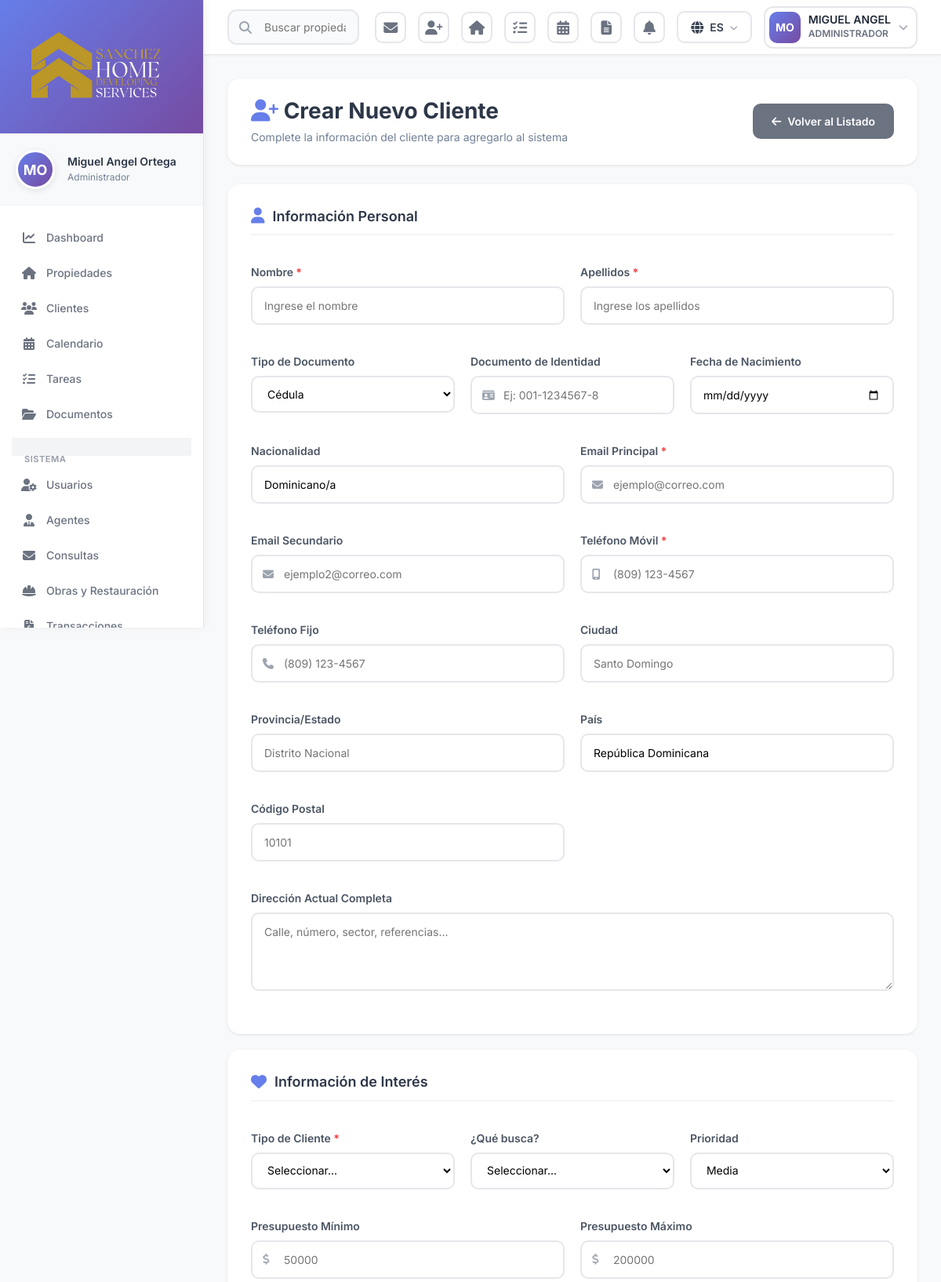
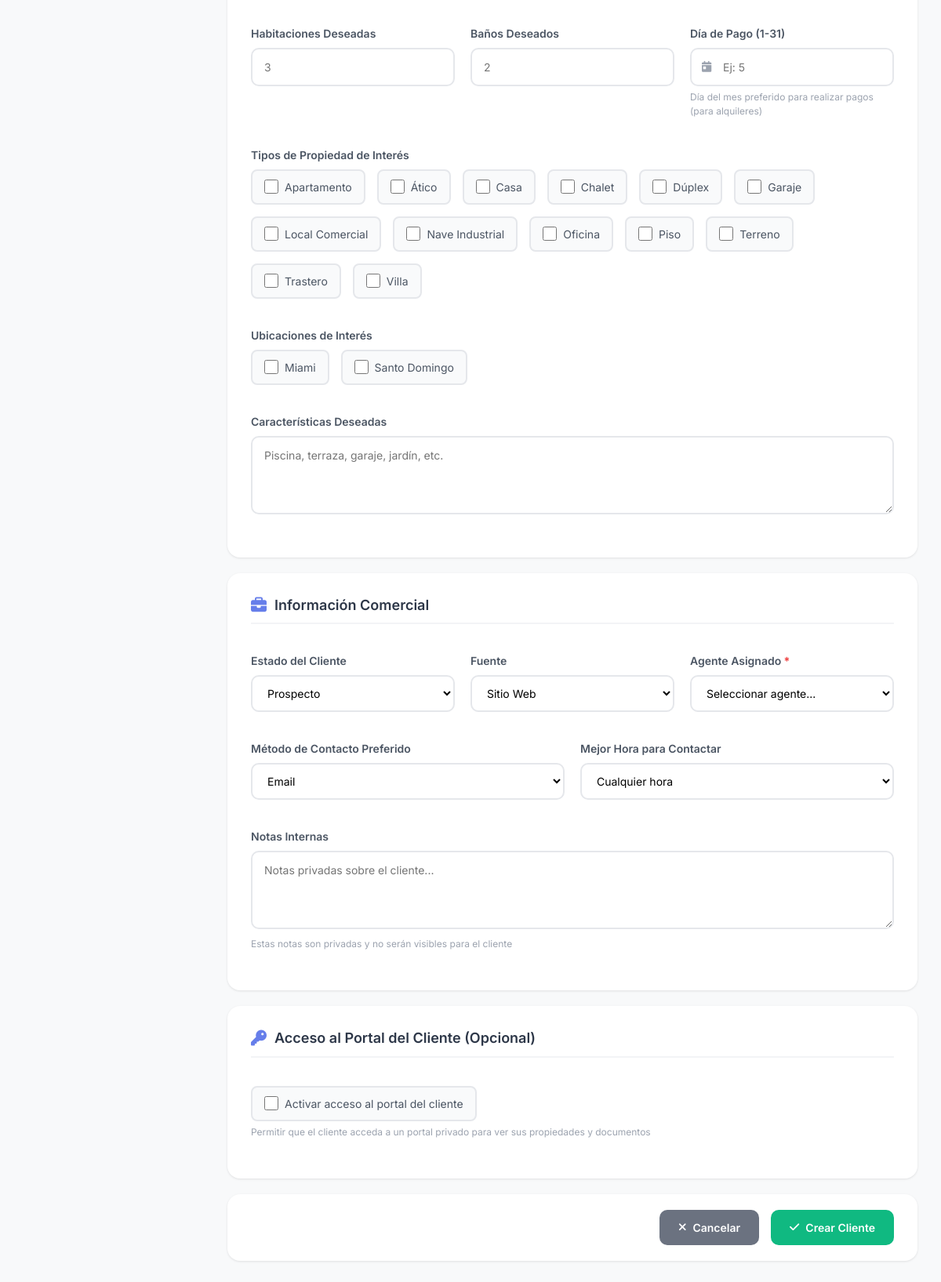
Screenshot of /nuevo-cliente.php (signed in) with the database file from the repository (2 pictures, top to bottom).
### tables this page shows
CREATE TABLE `users` (
  `id` int(10) UNSIGNED NOT NULL,
  `username` varchar(100) NOT NULL,
  `email` varchar(255) NOT NULL,
  `password` varchar(255) NOT NULL,
  `first_name` varchar(100) NOT NULL,
  `last_name` varchar(100) NOT NULL,
  `phone` varchar(50) DEFAULT NULL,
  `phone_office` varchar(50) DEFAULT NULL,
  `profile_picture` varchar(500) DEFAULT NULL,
  `document_id` varchar(100) DEFAULT NULL,
  `date_of_birth` date DEFAULT NULL,
  `address` text DEFAULT NULL,
  `role_id` int(10) UNSIGNED NOT NULL,
  `office_id` int(10) UNSIGNED DEFAULT NULL,
  `status` enum('active','inactive','suspended') DEFAULT 'active',
  `position` varchar(150) DEFAULT NULL,
  `specialization` varchar(150) DEFAULT NULL,
  `license_number` varchar(100) DEFAULT NULL,
  `commission_sale` decimal(5,2) DEFAULT 0.00,
  `commission_rent` decimal(5,2) DEFAULT 0.00,
  `biography` text DEFAULT NULL,
  `linkedin_url` varchar(500) DEFAULT NULL,
  `facebook_url` varchar(500) DEFAULT NULL,
  `twitter_url` varchar(500) DEFAULT NULL,
  `instagram_url` varchar(500) DEFAULT NULL,
  `whatsapp_business` varchar(50) DEFAULT NULL,
  `language` varchar(5) DEFAULT 'en',
  `show_in_public_website` tinyint(1) DEFAULT 0,
  `total_sales` int(10) UNSIGNED DEFAULT 0,
  `total_rentals` int(10) UNSIGNED DEFAULT 0,
  `total_transaction_value` decimal(15,2) DEFAULT 0.00,
  `average_rating` decimal(3,2) DEFAULT 0.00,
  `email_verified_at` timestamp NULL DEFAULT NULL,
  `remember_token` varchar(100) DEFAULT NULL,
  `last_login` timestamp NULL DEFAULT NULL,
  `created_at` timestamp NULL DEFAULT current_timestamp(),
  `updated_at` timestamp NULL DEFAULT current_timestamp() ON UPDATE current_timestamp()
);

CREATE TABLE `roles` (
  `id` int(10) UNSIGNED NOT NULL,
  `name` varchar(100) NOT NULL,
  `display_name` varchar(150) NOT NULL,
  `description` text DEFAULT NULL,
  `permissions` longtext DEFAULT NULL CHECK (json_valid(`permissions`)),
  `is_active` tinyint(1) DEFAULT 1,
  `created_at` timestamp NULL DEFAULT current_timestamp(),
  `updated_at` timestamp NULL DEFAULT current_timestamp() ON UPDATE current_timestamp()
);

CREATE TABLE `property_types` (
  `id` int(10) UNSIGNED NOT NULL,
  `name` varchar(100) NOT NULL,
  `slug` varchar(100) NOT NULL,
  `icon` varchar(100) DEFAULT NULL,
  `display_order` int(10) UNSIGNED DEFAULT 0,
  `is_active` tinyint(1) DEFAULT 1,
  `created_at` timestamp NULL DEFAULT current_timestamp(),
  `updated_at` timestamp NULL DEFAULT current_timestamp() ON UPDATE current_timestamp()
);

### nuevo-cliente.php (the view, shortened to what the rows shown need)
<?php
require_once 'config.php';
require_once 'database.php';
require_once 'functions.php';
$currentUser = getCurrentUser();
$propertyTypes = db()->select("SELECT * FROM property_types WHERE is_active = 1 ORDER BY name");
include 'header.php';
include 'sidebar.php';
?>
<div class="create-client-container">
    <div class="page-header-modern">
        <div>
            <h1 class="page-title-modern">
                <i class="fas fa-user-plus" style="color: var(--primary);"></i>
                Crear Nuevo Cliente
            </h1>
        </div>
    </div>
    <form id="clientForm" action="actions/cliente-actions.php" method="POST">
        <div class="form-card-modern">
            <div class="row g-3">
                <div class="col-12">
                    <div class="checkbox-group-modern">
                        <?php foreach ($propertyTypes as $type): ?>
                        <div class="checkbox-item-modern">
                            <input type="checkbox" name="interest_property_types[]"
                                   value="<?php echo $type['id']; ?>"
                                   id="propType<?php echo $type['id']; ?>">
                            <label for="propType<?php echo $type['id']; ?>">
                                <?php echo htmlspecialchars($type['name']); ?>
                            </label>
                        </div>
                        <?php endforeach; ?>
                    </div>
                </div>
            </div>
        </div>
    </form>
</div>
<?php include 'footer.php'; ?>

### header.php (shortened to what the rows shown need)
<!DOCTYPE html>
<html lang="<?php echo currentLanguage() === 'es' ? 'es' : 'en'; ?>">
<head>
    <link href="https://cdn.jsdelivr.net/npm/bootstrap@5.3.0/dist/css/bootstrap.min.css" rel="stylesheet">
    <link rel="stylesheet" href="https://cdnjs.cloudflare.com/ajax/libs/font-awesome/6.4.0/css/all.min.css">
    <link rel="stylesheet" href="https://cdn.jsdelivr.net/npm/sweetalert2@11/dist/sweetalert2.min.css">
    <link rel="stylesheet" href="assets/css/style.css">
</head>
<body>
<div class="header-modern">
    <div class="header-actions">
        <div class="custom-dropdown" id="userDropdown">
            <div class="custom-dropdown-toggle user-dropdown-toggle">
                <?php if($currentUser['profile_picture']): ?>
                <img src="<?php echo htmlspecialchars($currentUser['profile_picture']); ?>"
                     alt="<?php echo htmlspecialchars($currentUser['first_name']); ?>"
                     class="user-avatar-header">
                <?php else: ?>
                <div class="user-avatar-header" style="background: linear-gradient(135deg, #667eea 0%, #764ba2 100%); display: flex; align-items: center; justify-content: center; color: white; font-weight: 700; font-size: 14px;">
                    <?php echo strtoupper(substr($currentUser['first_name'], 0, 1) . substr($currentUser['last_name'], 0, 1)); ?>
                </div>
                <?php endif; ?>
                <div class="user-info-header">
                    <div class="user-info-name"><?php echo htmlspecialchars($currentUser['first_name']); ?></div>
                    <div class="user-info-role"><?php echo htmlspecialchars($currentUser['role']['display_name'] ?? __('user', [], 'Usuario')); ?></div>
                </div>
                <i class="fas fa-chevron-down" style="color: #9ca3af; font-size: 12px;"></i>
            </div>
        </div>
    </div>
</div>
</body>
</html>
</body>
</html>

### sidebar.php (shortened to what the rows shown need)
<aside class="sidebar" id="sidebar">
    <div class="user-profile-section">
        <div class="d-flex align-items-center gap-3">
            <?php if($currentUser['profile_picture']): ?>
            <img src="<?php echo htmlspecialchars($currentUser['profile_picture']); ?>"
                 alt="<?php echo htmlspecialchars($currentUser['first_name']); ?>"
                 class="user-avatar">
            <?php else: ?>
            <div class="user-avatar-placeholder">
                <?php echo strtoupper(substr($currentUser['first_name'], 0, 1) . substr($currentUser['last_name'], 0, 1)); ?>
            </div>
            <?php endif; ?>
            <div class="flex-grow-1 user-info">
                <h6 class="user-name">
                    <?php echo htmlspecialchars($currentUser['first_name'] . ' ' . $currentUser['last_name']); ?>
                </h6>
                <small class="user-role">
                    <?php echo htmlspecialchars($currentUser['role']['display_name'] ?? __('user', [], 'Usuario')); ?>
                </small>
            </div>
        </div>
    </div>
</aside>

### rows the page displays
users: first_name+last_name "MO", first_name "MIGUEL ANGEL", first_name+last_name "Miguel Angel Ortega"
roles: display_name "ADMINISTRADOR", display_name "Administrador"
property_types: name "Apartamento"
property_types: name "Ático"
property_types: name "Casa"
property_types: name "Chalet"
property_types: name "Dúplex"
property_types: name "Garaje"
property_types: name "Local Comercial"
property_types: name "Nave Industrial"
property_types: name "Oficina"
property_types: name "Piso"
property_types: name "Terreno"
property_types: name "Trastero"
property_types: name "Villa"

### other values shown
__('menu.dashboard', [], 'Dashboard') "Dashboard"
__('menu.properties', [], 'Propiedades') "Propiedades"
__('menu.clients', [], 'Clientes') "Clientes"
__('menu.calendar', [], 'Calendario') "Calendario"
__('menu.tasks', [], 'Tareas') "Tareas"
__('menu.documents', [], 'Documentos') "Documentos"
__('menu.system', [], 'Gestión') "SISTEMA"
__('menu.users', [], 'Usuarios') "Usuarios"
__('menu.agents', [], 'Agentes') "Agentes"
__('menu.inquiries', [], 'Consultas') "Consultas"
__('menu.projects', [], 'Obras y Restauración') "Obras y Restauración"
$city['city'] "Miami"
$city['city'] "Santo Domingo"
